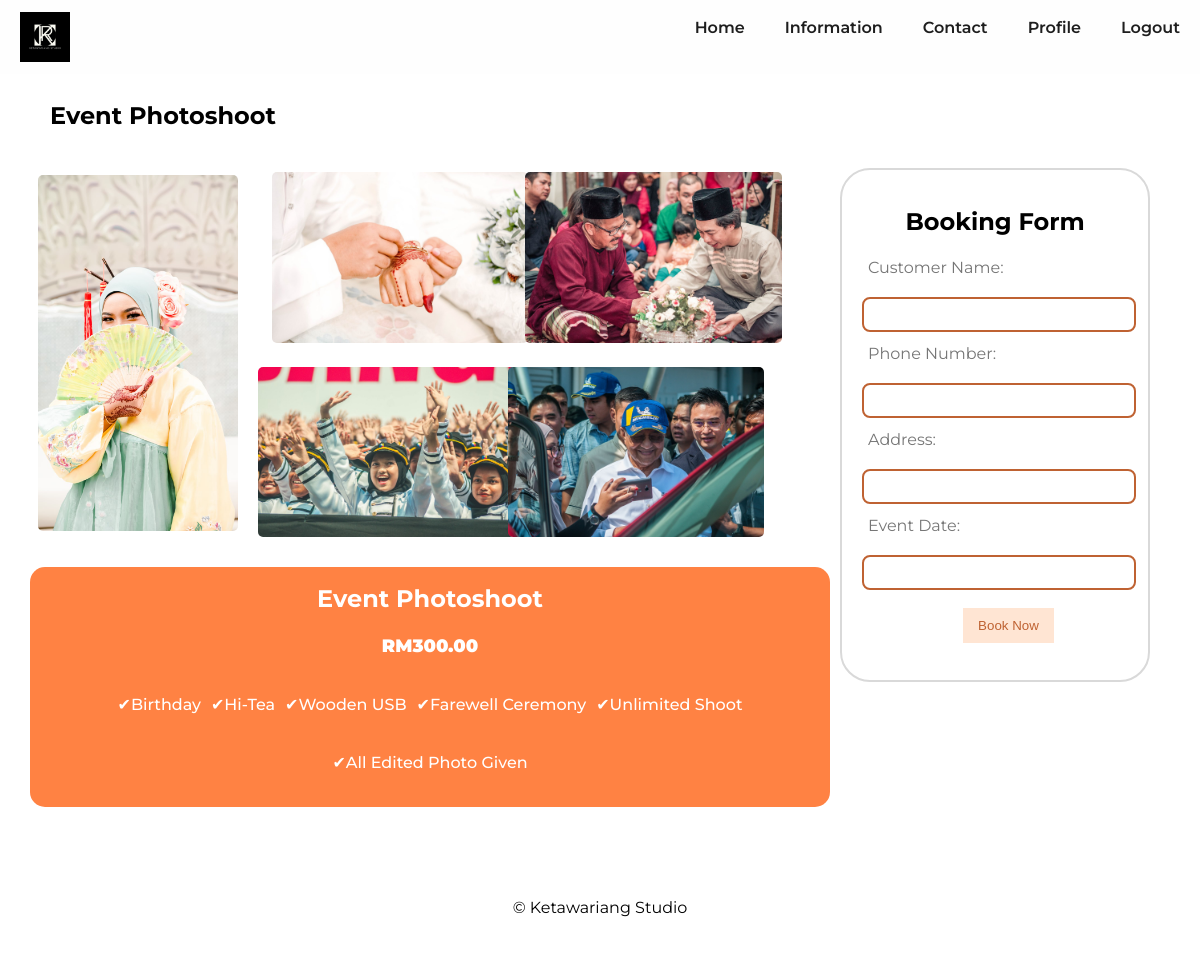
The app's page /cust-booking.php?package=Event+Photoshoot (signed in) with its own data.
### tables this page shows
CREATE TABLE `packages` (
  `package_id` int(11) NOT NULL,
  `package_name` varchar(255) NOT NULL,
  `package_price` decimal(10,2) NOT NULL,
  `information_1` varchar(255) NOT NULL,
  `information_2` varchar(255) NOT NULL,
  `information_3` varchar(255) NOT NULL,
  `information_4` varchar(255) NOT NULL,
  `information_5` varchar(255) NOT NULL,
  `information_6` varchar(255) NOT NULL,
  `category` varchar(255) NOT NULL,
  `image_link` varchar(255) DEFAULT NULL
);

### cust-booking.php (the view, shortened to what this page needs)
<?php
include 'connect.php';
if (isset($_GET['package'])) {
    $package_name = $_GET['package'];
    $package_query = "SELECT * FROM packages WHERE package_name = '$package_name'";
    $package_result = mysqli_query($conn, $package_query);
    if (mysqli_num_rows($package_result) > 0) {
        $package = mysqli_fetch_assoc($package_result);
    } else {
        header('Location: cust-dashboard.php');
        exit;
    }
} else {
    header('Location: cust-dashboard.php');
    exit;
}
?>
<!DOCTYPE html>
<html lang="en">
<head>
    <link rel="stylesheet" href="style/cust-booking.css?v=<?php echo time(); ?>">
    <link rel="stylesheet" href="https://cdnjs.cloudflare.com/ajax/libs/font-awesome/4.7.0/css/font-awesome.min.css">
    <link rel="stylesheet" href="https://cdn.jsdelivr.net/npm/flatpickr/dist/flatpickr.min.css">
</head>
<body>
    <div class="container">
        <div class="main">
            <div class="nav">
                <a href="logout.php" style="font-weight:600;">Logout</a>
                <a href="cust-profile.php" style="font-weight:600;">Profile</a>
                <a href="cust-contact.php" style="font-weight:600;">Contact</a>
                <a href="cust-information.php" style="font-weight:600;">Information</a>
                <a href="cust-dashboard.php" style="font-weight:600;">Home</a>
                <img src="images/logo company.jpg">
            </div>
            <h2 class="package-name" style="margin-left:50px;margin-top:30px;"><?php echo $package['package_name']; ?></h2>
            <div class="user-booking">
                <div class="user-booking-item" style="margin-left:38px;">
                    <img src="images\kipas.jpeg" alt="contoh">
                </div>
                <div class="booking-form-wrapper" style="margin-top:-426px;">
                    <div class="column">
                        <img src="images\cincin.jpeg" alt="" style="margin-left: 410px; margin-top:-150px;">
                    </div>
                    <div class="column">
                        <img src="images\harimerdeka.jpg" alt="" style="margin-top:240px;">
                    </div>
                    <div class="column">
                        <img src="images\photo1621377603.jpeg" alt="" style="margin-top:-150px;">
                    </div>
                    <div class="column">
                        <img src="images\mahathir.jpeg" alt="" style="margin-top: 240px;margin-left:-718px">
                    </div>
                </div>
                <div class="shape" style="margin-top: 30px;">
                    <div class="package-info">
                        <h2 class="package-name"><?php echo $package['package_name']; ?></h2>
                        <p class="package-price" style="font-weight:900;font-size:18px">RM<?php echo $package['package_price']; ?></p>
                        <div class="information-container">
                            <?php for ($i = 1; $i <= 6; $i++) : ?>
                                <?php $information = $package['information_' . $i]; ?>
                                <?php if ($information !== '-') : ?>
                                    <p style="font-weight: 500;">&#10004;<?php echo $information; ?></p>
                                <?php endif; ?>
                            <?php endfor; ?>
                        </div>
                    </div>
                </div>
                <br>
            </div>
            <div class="form-container">
                <form method="POST" action="">
                    <div class="form-group">
                        <h2 style="text-align: center;">Booking Form</h2>
                    </div>
                    <div class="form-group">
                        <label for="customer_name">Customer Name:</label>
                        <input type="text" id="customer_name" name="customer_name" required>
                    </div>
                    <div class="form-group">
                        <label for="phone_number">Phone Number:</label>
                        <input type="tel" id="phone_number" name="phone_number" required>
                    </div>
                    <div class="form-group">
                        <label for="address">Address:</label>
                        <input type="text" id="address" name="address" required>
                    </div>
                    <div class="form-group">
                        <label for="event_date">Event Date:</label>
                        <input type="text" id="event_date" name="event_date" required>
                    </div>
                    <div class="form-group">
                        <button type="submit">Book Now</button>
                    </div>
                </form>
            </div>
            <div class="foot1">
                <footer>
                    <p>&copy; Ketawariang Studio</p>
                </footer>
            </div>
        </div>
    </div>
</body>
</html>

### style/cust-booking.css (style rules this page uses)
html, body, div, span, applet, object, iframe, h3, blockquote, pre, a, abbr, acronym, address, big, cite, code, del, dfn, em, img, ins, kbd, q, s, samp, small, strike, strong, sub, sup, tt, var, b, u, i, center, dl, dt, dd, ol, ul, li, fieldset, form, label, legend, table, caption, tbody, tfoot, thead, tr, th, td, article, aside, canvas, details, embed, figure, figcaption, footer, header, hgroup, menu, nav, output, ruby, section, summary, time, mark, audio, video { margin: 0; padding: 0; border: 0; font-size: 100%; font: inherit; vertical-align: baseline; }
article, aside, details, figcaption, figure, footer, header, hgroup, menu, nav, section { display: block; }
body { line-height: 1; }
body { font-family: "Montserrat", sans-serif; background-color: FFFFFF; }
.nav { overflow: hidden; background-color: #fefefe; }
.nav a { float: right; color: #1e1e1e; text-align: center; padding: 20px 20px; text-decoration: none; font-size: 16px; transition: color 0.3s ease; }
.nav img { float: left; max-width: 50px; height: 50%; display: block; padding: 12px 20px; margin: auto; }
.form-container { background-color: #ffffff; padding: 20px; margin-left: 70%; margin-right: 50px; margin-top: -735px; margin-bottom: 50px; height: 470px; max-width: 28%; border-radius: 30px; border: 2px solid #d9d9d9; }
.form-group label { display: block; margin-bottom: 15px; margin-top: 8px; color: #767676; padding: 6px; }
.form-group input[type="text"], .form-group input[type="tel"] { width: 100%; border-radius: 8px; padding: 8px 2px; border: 2px solid #bf6232; }
button[type="submit"] { background-color: #ffe5d3; color: #bf6232; padding: 10px 15px; border: none; cursor: pointer; margin-top: 18px; margin-left: 38%; }
.user-booking-item { height: 400px; width: 200px; margin-right: 20px; display: inline-flex; align-items: center; justify-content: center; flex-direction: column; text-align: center; margin-top: 15px; }
.user-booking-item img { max-width: 100%; max-height: 100%; object-fit: cover; border-radius: 5px; }
.booking-form-wrapper { display: flex; justify-content: center; margin-top: 80px; }
.column { width: calc(22.22% - 10px); margin-right: 10px; display: flex; justify-content: center; align-items: center; }
.column img { max-width: 100%; max-height: 100%; object-fit: cover; border-radius: 5px; margin-left: -150px; }
.shape { position: relative; width: 800px; height: auto; background-color: #ff8243; color: white; border-radius: 15px; margin-top: -69px; margin-left: 30px; margin-bottom: 80px; display: flex; flex-direction: column; align-items: center; }
.package-info { text-align: center; margin-bottom: 20px; }
.package-name { margin-bottom: 10px; }
.package-price { font-size: 18px; font-weight: bold; padding: 8px; }
.information-container { display: flex; flex-wrap: wrap; justify-content: center; align-items: center; gap: 10px; max-height: 200px; overflow-y: auto; }
.foot1 { background-color: #fff; margin-top: 200px; margin-bottom: 20px; padding: 2px; text-align: center; color: black; }

### records on screen
packages: package_name "Event Photoshoot", package_price "300.00", information_1 "Birthday", information_2 "Hi-Tea", information_3 "Wooden USB", information_4 "Farewell Ceremony", information_5 "Unlimited Shoot", information_6 "All Edited Photo Given"
